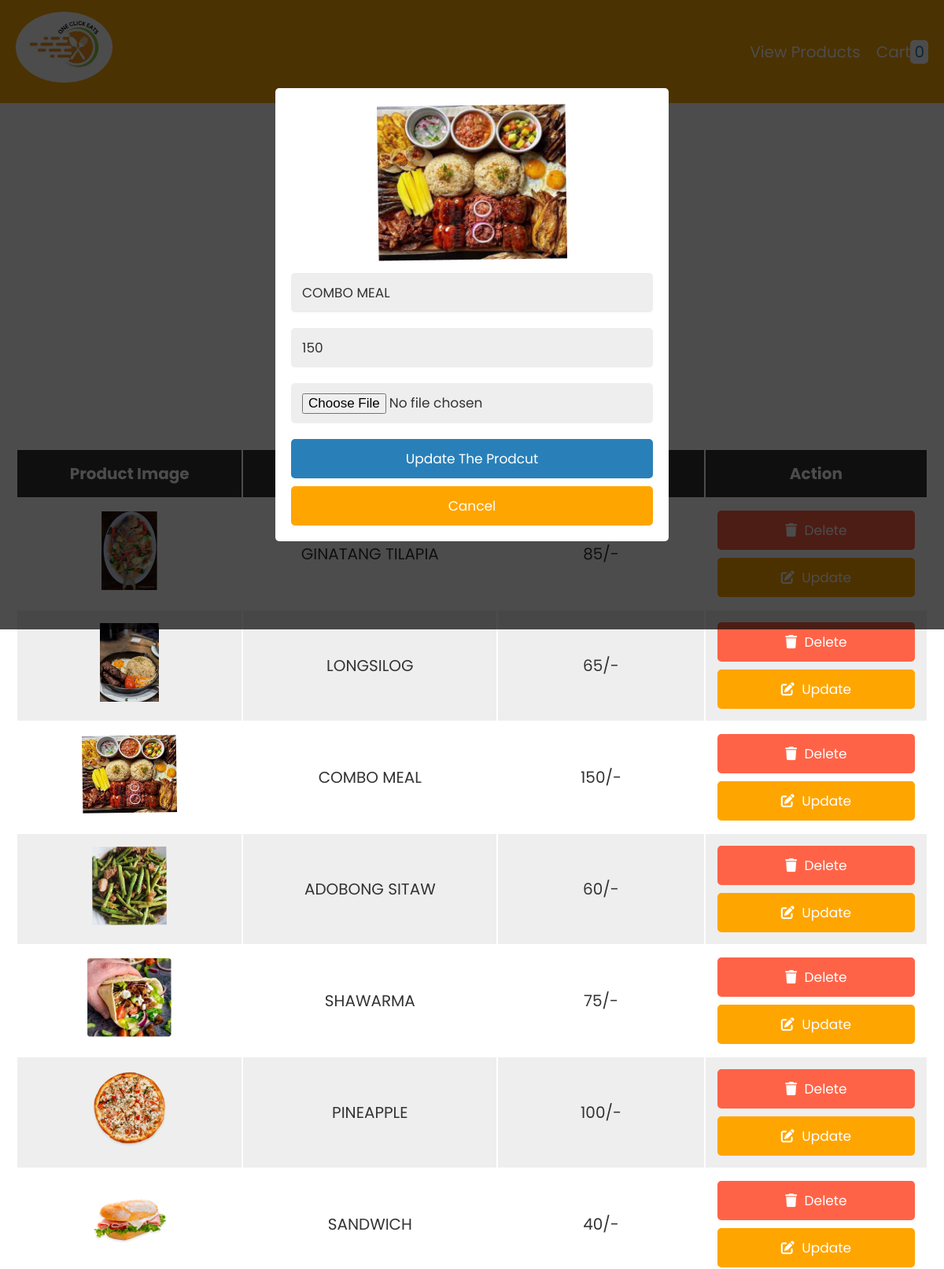
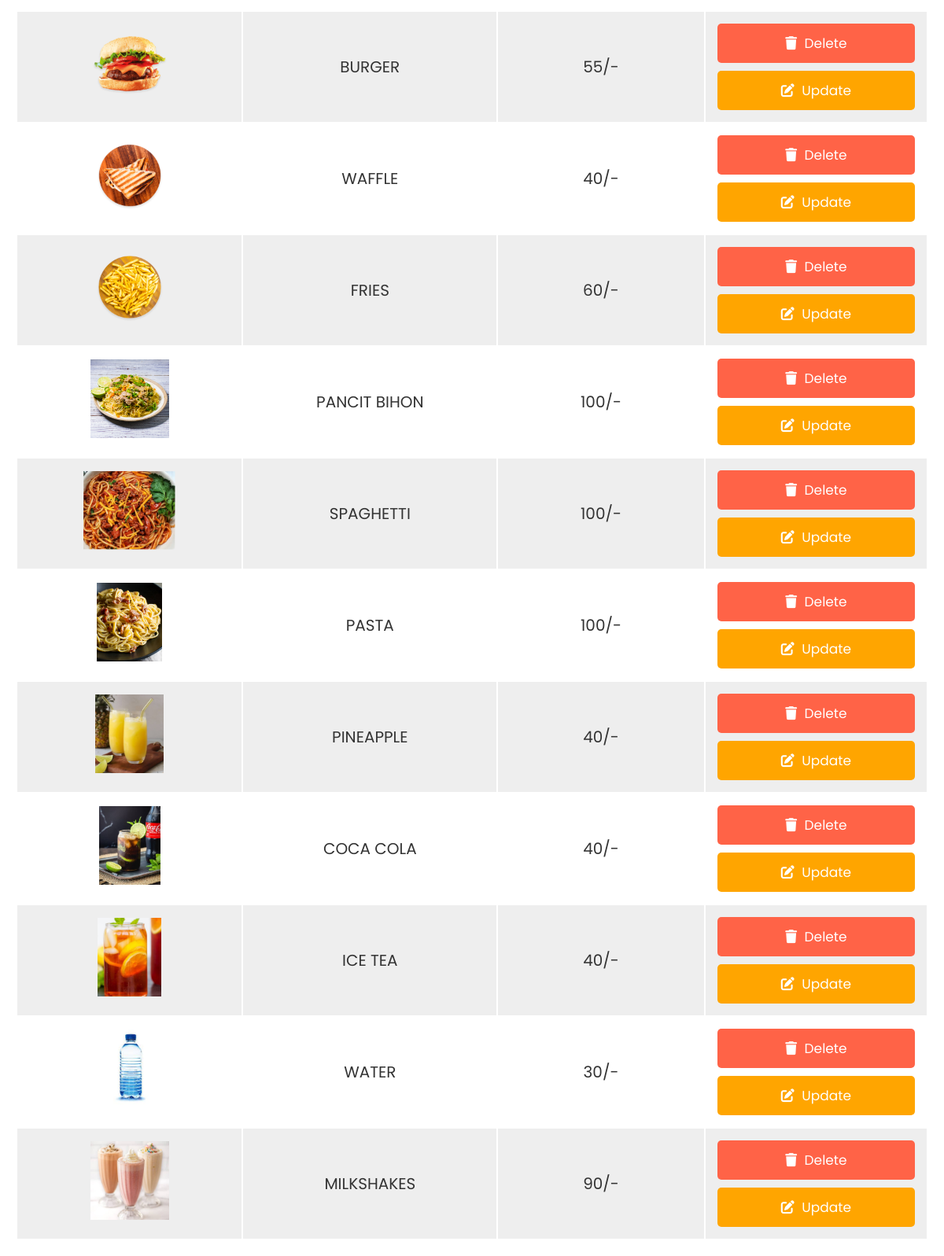
Page /admin.php?edit=21 on the committed database (2 pictures, top to bottom).
### tables this page shows
CREATE TABLE `products` (
  `id` int(255) NOT NULL,
  `name` varchar(255) NOT NULL,
  `price` varchar(255) NOT NULL,
  `image` varchar(255) NOT NULL
);

### admin.php (the view, shortened to what this page needs)
<?php
@include 'config.php';
?>
<!DOCTYPE html>
<html lang="en">
<head>
   <link rel="stylesheet" href="https://cdnjs.cloudflare.com/ajax/libs/font-awesome/6.0.0/css/all.min.css">
   <link rel="stylesheet" href="css/style.css">
</head>
<body>
<?php include 'header.php'; ?>
<div class="container">
<section>
<form action="" method="post" class="add-product-form" enctype="multipart/form-data" style="background-color:#FBA808">
   <h3>add a new product</h3>
</form>
</section>
<section class="display-product-table">
   <table>
      <thead>
         <th>product image</th>
         <th>product name</th>
         <th>product price</th>
         <th>action</th>
      </thead>
      <tbody>
         <?php
            $select_products = mysqli_query($conn, "SELECT * FROM `products`");
            if(mysqli_num_rows($select_products) > 0){
               while($row = mysqli_fetch_assoc($select_products)){
         ?>
         <tr>
            <td><img src="uploaded_img/<?php echo $row['image']; ?>" height="100" alt=""></td>
            <td><?php echo $row['name']; ?></td>
            <td><?php echo $row['price']; ?>/-</td>
            <td>
               <a href="admin.php?delete=<?php echo $row['id']; ?>" class="delete-btn" onclick="return confirm('are your sure you want to delete this?');"> <i class="fas fa-trash"></i> delete </a>
               <a href="admin.php?edit=<?php echo $row['id']; ?>" class="option-btn"> <i class="fas fa-edit"></i> update </a>
            </td>
         </tr>
         <?php
            };
            }else{
               echo "<div class='empty'>no product added</div>";
            };
         ?>
      </tbody>
   </table>
</section>
<section class="edit-form-container">
   <?php
   if(isset($_GET['edit'])){
      $edit_id = $_GET['edit'];
      $edit_query = mysqli_query($conn, "SELECT * FROM `products` WHERE id = $edit_id");
      if(mysqli_num_rows($edit_query) > 0){
         while($fetch_edit = mysqli_fetch_assoc($edit_query)){
   ?>
   <form action="" method="post" enctype="multipart/form-data">
      <img src="uploaded_img/<?php echo $fetch_edit['image']; ?>" height="200" alt="">
      <input type="text" class="box" required name="update_p_name" value="<?php echo $fetch_edit['name']; ?>">
      <input type="number" min="0" class="box" required name="update_p_price" value="<?php echo $fetch_edit['price']; ?>">
      <input type="file" class="box" required name="update_p_image" accept="image/png, image/jpg, image/jpeg">
      <input type="submit" value="update the prodcut" name="update_product" class="btn">
      <input type="reset" value="cancel" id="close-edit" class="option-btn">
   </form>
   <?php
            };
         };
      };
   ?>
</section>
</div>
</body>
</html>

### css/style.css (style rules this page uses)
:root { --blue:#2980b9; --red:tomato; --orange:orange; --black:#333; --white:#fff; --bg-color:#eee; --dark-bg:rgba(0,0,0,.7); --box-shadow:0 .5rem 1rem rgba(0,0,0,.1); --border:.1rem solid #999; }
* { font-family: 'Poppins', sans-serif; margin:0; padding:0; box-sizing: border-box; outline: none; border:none; text-decoration: none; text-transform: capitalize; }
html { font-size: 62.5%; overflow-x: hidden; }
.container { max-width: 1200px; margin:0 auto; }
section { padding:2rem; }
.btn, .option-btn, .delete-btn { display: block; width: 100%; text-align: center; background-color: var(--blue); color:var(--white); font-size: 1.7rem; padding:1.2rem 3rem; border-radius: .5rem; cursor: pointer; margin-top: 1rem; }
.option-btn i, .delete-btn i { padding-right: .5rem; }
.option-btn { background-color: var(--orange); }
.delete-btn { margin-top: 0; background-color: var(--red); }
.add-product-form { max-width: 50rem; background-color: var(--bg-color); border-radius: .5rem; padding:2rem; margin:0 auto; margin-top: 2rem; }
.add-product-form h3 { font-size: 2.5rem; margin-bottom: 1rem; color:var(--black); text-transform: uppercase; text-align: center; }
.display-product-table table { width: 100%; text-align: center; }
.display-product-table table thead th { padding:1.5rem; font-size: 2rem; background-color: var(--black); color:var(--white); }
.display-product-table table td { padding:1.5rem; font-size: 2rem; color:var(--black); }
.display-product-table table td:first-child { padding:0; }
.display-product-table table tr:nth-child(even) { background-color: var(--bg-color); }
.edit-form-container { position: fixed; top:0; left:0; z-index: 1100; background-color: var(--dark-bg); padding:2rem; display: none; align-items: center; justify-content: center; min-height: 100vh; width: 100%; }
.edit-form-container form { width: 50rem; border-radius: .5rem; background-color: var(--white); text-align: center; padding:2rem; }
.edit-form-container form .box { width: 100%; background-color: var(--bg-color); border-radius: .5rem; margin:1rem 0; font-size: 1.7rem; color:var(--black); padding:1.2rem 1.4rem; text-transform: none; }

### rows in the picture
products: image (picture), name "GINATANG TILAPIA", price "85"
products: image (picture), name "LONGSILOG", price "65"
products: image (picture), name "COMBO MEAL", price "150", update_p_name "COMBO MEAL", update_p_price "150"
products: image (picture), name "ADOBONG SITAW", price "60"
products: image (picture), name "SHAWARMA", price "75"
products: image (picture), name "PINEAPPLE", price "100"
products: image (picture), name "SANDWICH", price "40"
products: image (picture), name "BURGER", price "55"
products: image (picture), name "WAFFLE", price "40"
products: image (picture), name "FRIES", price "60"
products: image (picture), name "PANCIT BIHON", price "100"
products: image (picture), name "SPAGHETTI", price "100"
products: image (picture), name "PASTA", price "100"
products: image (picture), name "PINEAPPLE", price "40"
products: image (picture), name "COCA COLA", price "40"
products: image (picture), name "ICE TEA", price "40"
products: image (picture), name "WATER", price "30"
products: image (picture), name "MILKSHAKES", price "90"

### other values in the picture
$row_count "0"
